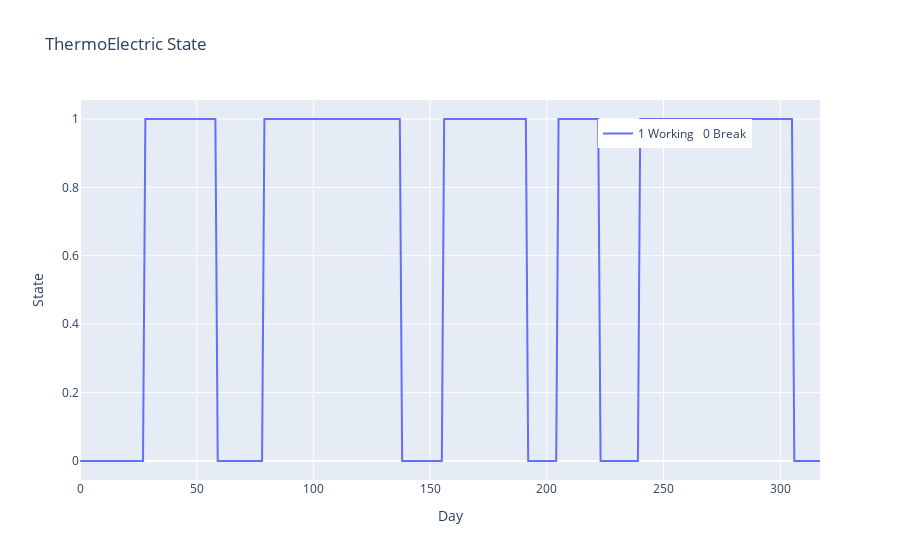

Notebook code cell kept with this figure:
### Code cell
for i in range(1):
    print(i)
    thermoelectrics[i].plot(0, 365)
    thermoelectrics[i].get_distributions_info()

### Figure 1 — Plotly figure (JSON) as saved in the notebook; plotly's stock layout.template omitted (floating-point values rounded to 4 significant figures; data arrays with more than 128 entries replaced by an {"elided": "..."} marker saying what was removed)
{"data": [{"mode": "lines", "name": "1 Working \n 0 Break", "type": "scatter", "x": {"elided": "365 int values"}, "y": {"elided": "318 int values"}}], "layout": {"legend": {"x": 0.7, "y": 0.95}, "showlegend": true, "title": {"text": "ThermoElectric State"}, "xaxis": {"title": {"text": "Day"}}, "yaxis": {"title": {"text": "State"}}}}
